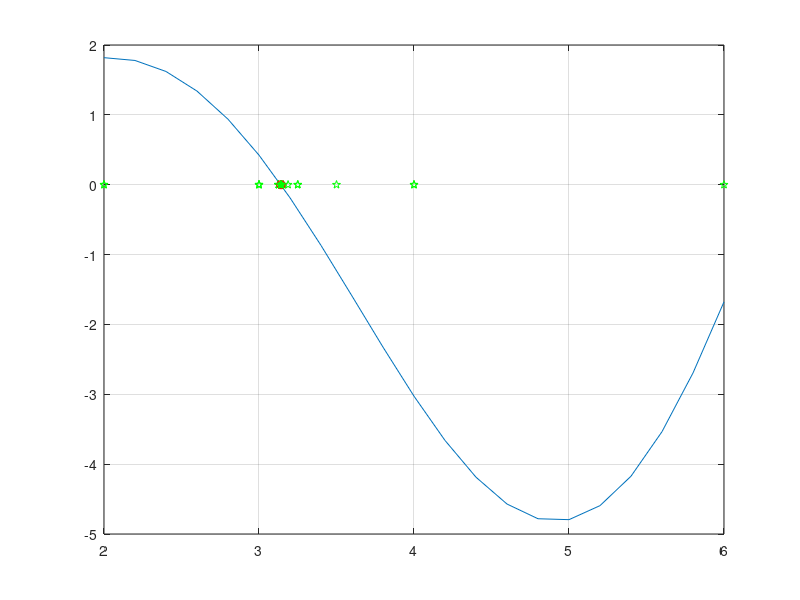

This figure's MATLAB source:
%atkarpos dalijimas
f = inline('x.*sin(x)');
x = 2:0.2:6;
plot (x, f(x));
figure(1); hold on; grid on;

xn = 2;
xn1 = 6;
h(1) = plot(xn, 0, 'gp'); 
h(2) = plot(xn1, 0, 'gp');
h1=[];

prec = 1e-5;

while 1
   prec1=abs(xn-xn1)/(abs(xn)+abs(xn1));
   fprintf(1, '\netikslumas = %g', prec1);
   if prec1 <prec; break; end
   
   k=abs(f(xn)/f(xn1));
   xmid=(xn+xn1)/2;
   
   if ~isempty(h1), delete(h1); end
   h1=plot(xmid,f(xmid), 'ro');
   pause
   
   if sign(f(xmid))==sign(f(xn))
       xn=xmid;
   else
       xn1=xmid;
   end
   
   %delete(h); 
   h(1)=plot(xn, 0, 'gp'); 
   h(2) = plot(xn1, 0, 'gp');
end